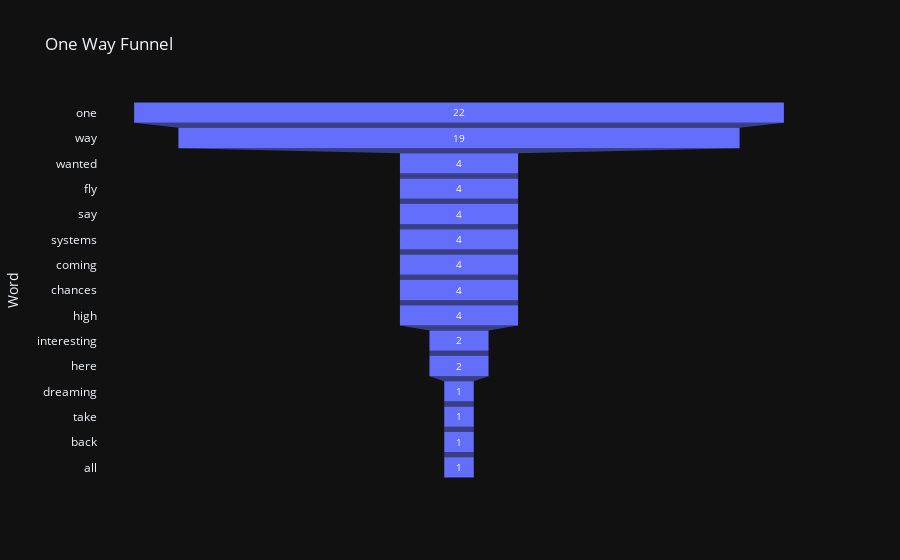

This figure's notebook cell:
### Markdown cell above
### One Way Funnel Chart

### Code cell
df_counts = pd.DataFrame(counts.most_common(15), columns=['Word', 'Count'])

fig = px.funnel(df_counts, x='Count', y='Word',
                title='One Way Funnel',
                color_discrete_sequence=['#636EFA'])
fig.show()

### Figure 1 — Plotly figure (JSON) as saved in the notebook; plotly's stock layout.template omitted (floating-point values rounded to 4 significant figures)
{"data": [{"hovertemplate": "Count=%{x}<br>Word=%{y}<extra></extra>", "legendgroup": "", "marker": {"color": "#636EFA"}, "name": "", "orientation": "h", "showlegend": false, "x": [22, 19, 4, 4, 4, 4, 4, 4, 4, 2, 2, 1, 1, 1, 1], "xaxis": "x", "y": ["one", "way", "wanted", "fly", "say", "systems", "coming", "chances", "high", "interesting", "here", "dreaming", "take", "back", "all"], "yaxis": "y", "type": "funnel"}], "layout": {"xaxis": {"anchor": "y", "domain": [0.0, 1.0], "title": {"text": "Count"}}, "yaxis": {"anchor": "x", "domain": [0.0, 1.0], "title": {"text": "Word"}}, "legend": {"tracegroupgap": 0}, "title": {"text": "One Way Funnel"}}}
